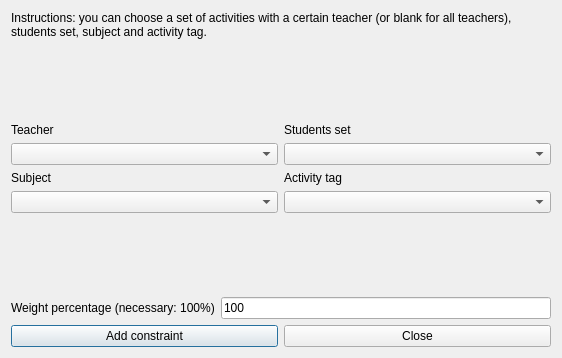
<?xml version="1.0" encoding="UTF-8"?>
<ui version="4.0">
 <class>AddConstraintActivitiesBeginTeachersDayForm_template</class>
 <widget class="QDialog" name="AddConstraintActivitiesBeginTeachersDayForm_template">
  <property name="geometry">
   <rect>
    <x>0</x>
    <y>0</y>
    <width>562</width>
    <height>358</height>
   </rect>
  </property>
  <property name="windowTitle">
   <string extracomment="This is the title of the dialog to add a new constraint of this type">Add activities begin teachers day</string>
  </property>
  <layout class="QGridLayout" name="gridLayout">
   <item row="0" column="0" colspan="2">
    <widget class="QLabel" name="instructionsTextLabel">
     <property name="sizePolicy">
      <sizepolicy hsizetype="Minimum" vsizetype="Minimum">
       <horstretch>0</horstretch>
       <verstretch>0</verstretch>
      </sizepolicy>
     </property>
     <property name="text">
      <string>Instructions: you can choose a set of activities with a certain teacher (or blank for all teachers), students set, subject and activity tag.</string>
     </property>
     <property name="wordWrap">
      <bool>true</bool>
     </property>
    </widget>
   </item>
   <item row="1" column="0" colspan="2">
    <spacer name="spacer1">
     <property name="orientation">
      <enum>Qt::Vertical</enum>
     </property>
     <property name="sizeType">
      <enum>QSizePolicy::Expanding</enum>
     </property>
     <property name="sizeHint" stdset="0">
      <size>
       <width>20</width>
       <height>41</height>
      </size>
     </property>
    </spacer>
   </item>
   <item row="2" column="0">
    <layout class="QVBoxLayout" name="verticalLayout_2">
     <item>
      <widget class="QLabel" name="teachersTextLabel">
       <property name="text">
        <string>Teacher</string>
       </property>
       <property name="wordWrap">
        <bool>false</bool>
       </property>
      </widget>
     </item>
     <item>
      <widget class="QComboBox" name="teachersComboBox"/>
     </item>
     <item>
      <widget class="QLabel" name="subjectsTextLabel">
       <property name="text">
        <string>Subject</string>
       </property>
       <property name="wordWrap">
        <bool>false</bool>
       </property>
      </widget>
     </item>
     <item>
      <widget class="QComboBox" name="subjectsComboBox"/>
     </item>
    </layout>
   </item>
   <item row="2" column="1">
    <layout class="QVBoxLayout" name="verticalLayout">
     <item>
      <widget class="QLabel" name="studentsTextLabel">
       <property name="text">
        <string>Students set</string>
       </property>
       <property name="wordWrap">
        <bool>false</bool>
       </property>
      </widget>
     </item>
     <item>
      <widget class="QComboBox" name="studentsComboBox"/>
     </item>
     <item>
      <widget class="QLabel" name="activityTagsTextLabel">
       <property name="text">
        <string>Activity tag</string>
       </property>
       <property name="wordWrap">
        <bool>false</bool>
       </property>
      </widget>
     </item>
     <item>
      <widget class="QComboBox" name="activityTagsComboBox"/>
     </item>
    </layout>
   </item>
   <item row="3" column="0" colspan="2">
    <spacer name="spacer2">
     <property name="orientation">
      <enum>Qt::Vertical</enum>
     </property>
     <property name="sizeType">
      <enum>QSizePolicy::Expanding</enum>
     </property>
     <property name="sizeHint" stdset="0">
      <size>
       <width>20</width>
       <height>71</height>
      </size>
     </property>
    </spacer>
   </item>
   <item row="4" column="0" colspan="2">
    <layout class="QHBoxLayout">
     <item>
      <widget class="QLabel" name="weightTextLabel">
       <property name="frameShape">
        <enum>QFrame::NoFrame</enum>
       </property>
       <property name="frameShadow">
        <enum>QFrame::Plain</enum>
       </property>
       <property name="text">
        <string>Weight percentage (necessary: 100%)</string>
       </property>
       <property name="wordWrap">
        <bool>false</bool>
       </property>
      </widget>
     </item>
     <item>
      <widget class="QLineEdit" name="weightLineEdit">
       <property name="text">
        <string notr="true">100</string>
       </property>
      </widget>
     </item>
    </layout>
   </item>
   <item row="5" column="0" colspan="2">
    <layout class="QHBoxLayout">
     <item>
      <widget class="QPushButton" name="addConstraintPushButton">
       <property name="text">
        <string>Add constraint</string>
       </property>
      </widget>
     </item>
     <item>
      <widget class="QPushButton" name="closePushButton">
       <property name="text">
        <string>Close</string>
       </property>
      </widget>
     </item>
    </layout>
   </item>
  </layout>
 </widget>
 <layoutdefault spacing="6" margin="11"/>
 <resources/>
 <connections/>
</ui>
